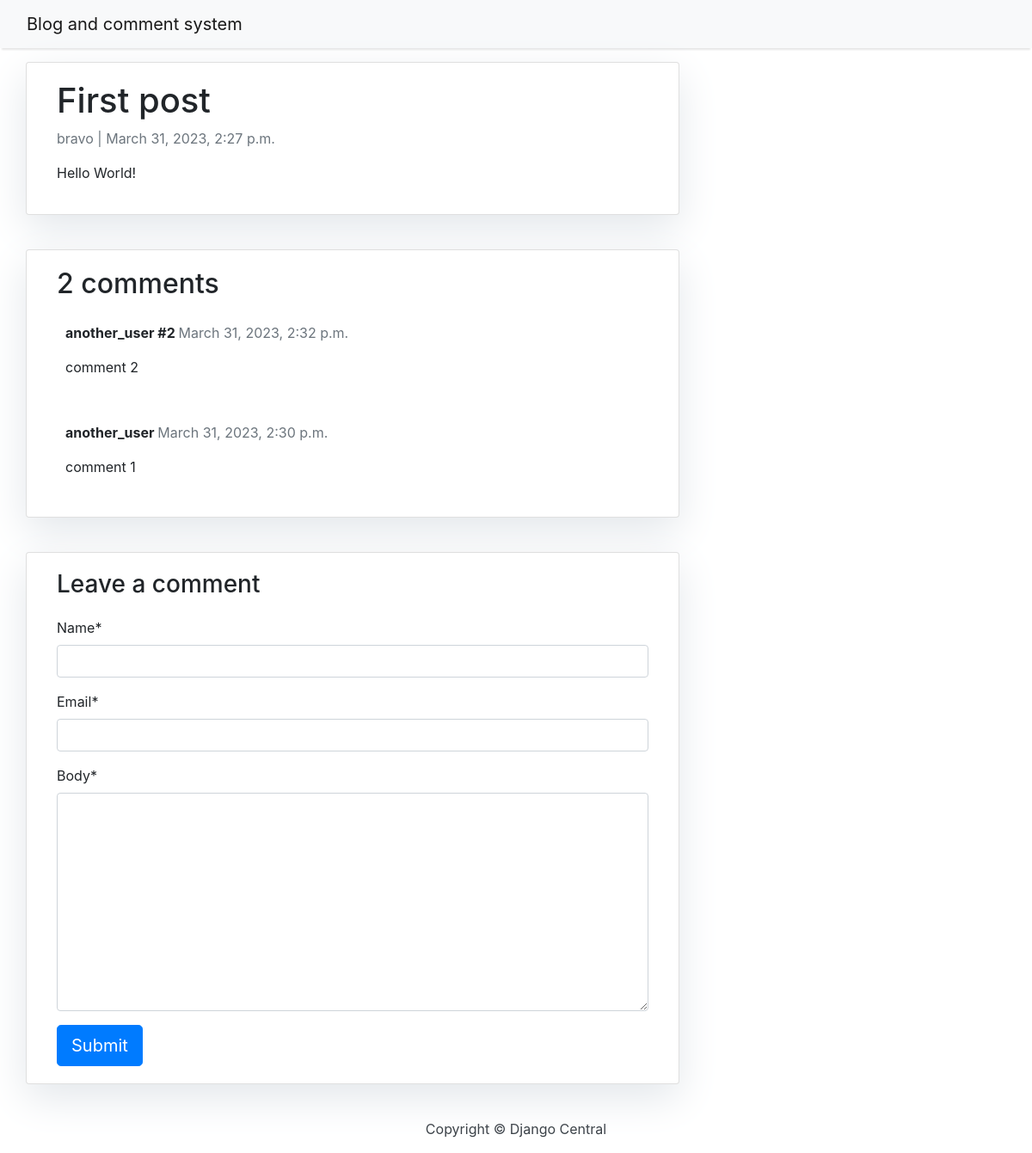
/first-post/, run on the app's committed database.
### blog/models.py (models this page shows, shortened)
class Post(models.Model):
    title = models.CharField(max_length=200, unique=True)
    slug = models.SlugField(max_length=200, unique=True)
    author = models.ForeignKey(
        User, on_delete=models.CASCADE, related_name="blog_posts"
    )
    updated_on = models.DateTimeField(auto_now=True)
    content = models.TextField()
    created_on = models.DateTimeField(auto_now_add=True)
    status = models.IntegerField(choices=STATUS, default=0)
    class Meta:
        ordering = ["-created_on"]

class Comment(models.Model):
    post = models.ForeignKey(Post, on_delete=models.CASCADE, related_name="comments")
    name = models.CharField(max_length=80)
    email = models.EmailField()
    body = models.TextField()
    created_on = models.DateTimeField(auto_now_add=True)
    active = models.BooleanField(default=False)
    class Meta:
        ordering = ["created_on"]

### blog/views.py (the view)
# urls.py: path("<slug:slug>/", views.post_detail, name="post_detail"),
def post_detail(request, slug):
    template_name = "post_detail.html"
    post = get_object_or_404(Post, slug=slug)
    comments = post.comments.filter(active=True).order_by("-created_on")
    new_comment = None
    if request.method == "POST":
        comment_form = CommentForm(data=request.POST)
        if comment_form.is_valid():
            new_comment = comment_form.save(commit=False)
            new_comment.post = post
            new_comment.save()
    else:
        comment_form = CommentForm()
    return render(
        request,
        template_name,
        {
            "post": post,
            "comments": comments,
            "new_comment": new_comment,
            "comment_form": comment_form,
        },
    )

### blog/forms.py
class CommentForm(forms.ModelForm):
    class Meta:
        model = Comment
        fields = ("name", "email", "body")

### templates/post_detail.html (shortened to what this page needs)
{% extends 'base.html' %} {% block content %}
    {% load crispy_forms_tags %}
    <div class="container">
        <div class="row">
            <div class="col-md-8 card mb-4  mt-3 left  top">
                <div class="card-body">
                    <h1>{% block title %} {{ post.title }} {% endblock title %}</h1>
                    <p class=" text-muted">{{ post.author }} | {{ post.created_on }}</p>
                    <p class="card-text ">{{ post.content | safe }}</p>
                </div>
            </div>
            <div class="col-md-8 card mb-4  mt-3 ">
                <div class="card-body">
                    {% with comments.count as total_comments %}
                        <h2>{{ total_comments }} comments</h2>
                    {% endwith %} {% for comment in comments %}
                        <div class="comments" style="padding: 10px;">
                            <p class="font-weight-bold">
                                {{ comment.name }}
                                <span class=" text-muted font-weight-normal">
                                    {{ comment.created_on }}
                                </span>
                            </p>
                            {{ comment.body | linebreaks }}
                        </div>
                    {% endfor %}
                </div>
            </div>
            <div class="col-md-8 card mb-4  mt-3 ">
                <div class="card-body">
                    {% if new_comment %}
                        <div class="alert alert-success" role="alert">
                            Your comment is awaiting moderation
                        </div>
                    {% else %}
                        <h3>Leave a comment</h3>
                        <form method="post" style="margin-top: 1.3em;">
                            {{ comment_form | crispy }}
                            <button type="submit" class="btn btn-primary  btn-lg">Submit</button>
                        </form>
                    {% endif %}
                </div>
            </div>
        </div>
    </div>
{% endblock content %}

### templates/base.html (shortened to what this page needs)
{% load static %}
<!DOCTYPE html>
<html>
    <head>
        <link rel="stylesheet" href="{% static 'css/base.css' %}">
        <link rel="stylesheet" href="https://maxcdn.bootstrapcdn.com/bootstrap/4.0.0/css/bootstrap.min.css"
 />
    </head>
    <body>
        <nav class="navbar navbar-expand-lg navbar-light bg-light shadow" id="mainNav">
            <div class="container-fluid">
                <a class="navbar-brand" href="{% url 'home' %}">Blog and comment system</a>
            </div>
    </nav>
    {% block content %}
    {% endblock content %}
    <footer class="py-3 bg-grey">
        <p class="m-0 text-dark text-center ">Copyright &copy; Django Central</p>
    </footer>
</body>
</html>

### static/css/base.css (style rules this page uses)
body { font-family: "Roboto", sans-serif; font-size: 17px; background-color: #fdfdfd; }
.shadow { box-shadow: 0 4px 2px -2px rgba(0, 0, 0, 0.1); }
.card { box-shadow: 0 16px 48px #E3E7EB; }

### data on the page
Post: title "First post", author "bravo", created_on "March 31, 2023, 2:27 p.m.", content "Hello World!"
Comment: name "another_user #2", created_on "March 31, 2023, 2:32 p.m.", body "comment 2"
Comment: name "another_user", created_on "March 31, 2023, 2:30 p.m.", body "comment 1"

### other printed values
{{ total_comments }} "2"
